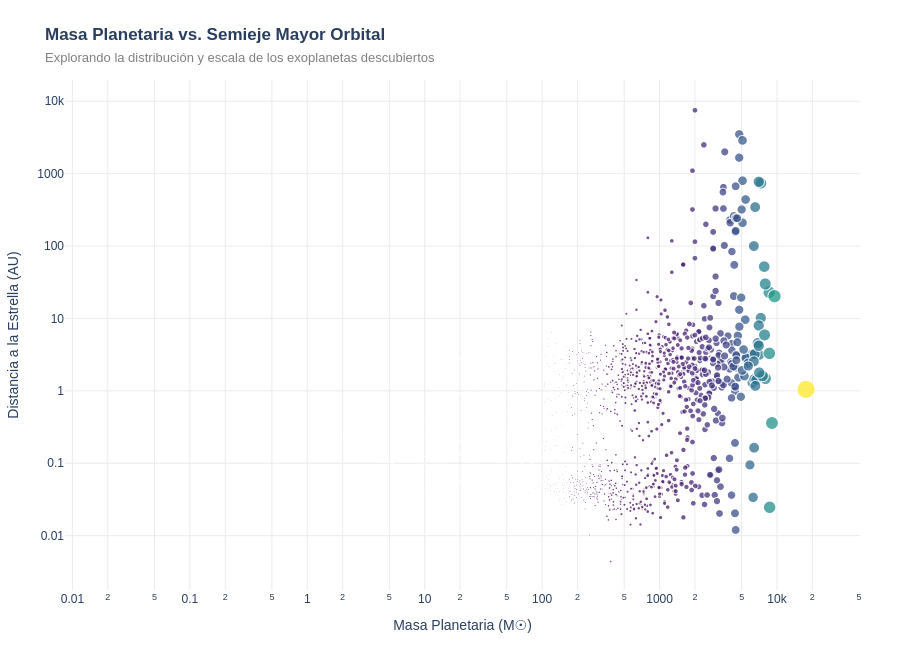

The code cell stored with this chart in its notebook:
### Code cell
#Gráfica optimizada de Masa Planetaria vs Semieje Mayor Orbital
fig2 = px.scatter(
    df_masa_distancia,
    x="pl_bmasse",
    y="pl_orbsmax",
    color="pl_bmasse",           # El color cambia según la masa planetaria
    size="pl_bmasse",            # El tamaño del punto cambia con la masa
    size_max=18,                 # Controla el tamaño máximo de los círculos
    hover_name="pl_name",
    hover_data={
        "hostname": True,        # Muestra la estrella
        "pl_bmasse": ":.2f",     # Formatea la masa a 2 decimales
        "pl_orbsmax": ":.3f"     # Formatea la distancia a 3 decimales
    },
    log_x=True,
    log_y=True,
    title="<b>Masa Planetaria vs. Semieje Mayor Orbital</b><br><span style='font-size:13px; color:gray;'>Explorando la distribución y escala de los exoplanetas descubiertos</span>",
    labels={
        "pl_bmasse": "Masa Planetaria (M☉)",
        "pl_orbsmax": "Distancia a la Estrella (AU)",
        "hostname": "Estrella Anfitriona"
    },
    color_continuous_scale=px.colors.sequential.Viridis, # Paleta moderna y accesible
    opacity=0.75
)

#Ajustes de diseño
fig2.update_layout(
    template="plotly_white",
    height=650,
    font=dict(family="Arial, sans-serif", size=12),
    margin=dict(l=60, r=40, t=80, b=60),
    coloraxis_showscale=False,  # Oculta la barra de color para no saturar el diseño
)

#Refinamiento de ejes y cuadrícula
fig2.update_xaxes(
    showgrid=True, 
    gridwidth=1, 
    gridcolor="#EBEBEB", 
    zeroline=False,
    title_font=dict(size=14, family="Arial, sans-serif")
)

fig2.update_yaxes(
    showgrid=True, 
    gridwidth=1, 
    gridcolor="#EBEBEB", 
    zeroline=False,
    title_font=dict(size=14, family="Arial, sans-serif")
)

fig2.show()

### Figure 1 — Plotly figure (JSON) as saved in the notebook; plotly's stock layout.template omitted (floating-point values rounded to 4 significant figures; data arrays with more than 128 entries replaced by an {"elided": "..."} marker saying what was removed)
{"data": [{"customdata": {"elided": "1788x1 str values"}, "hovertemplate": "<b>%{hovertext}</b><br><br>Masa Planetaria (M☉)=%{marker.color:.2f}<br>Distancia a la Estrella (AU)=%{y:.3f}<br>Estrella Anfitriona=%{customdata[0]}<extra></extra>", "hovertext": {"elided": "1788 str values"}, "legendgroup": "", "marker": {"color": {"elided": "1788 float values"}, "coloraxis": "coloraxis", "opacity": 0.75, "size": {"elided": "1788 float values"}, "sizemode": "area", "sizeref": 54.53, "symbol": "circle"}, "mode": "markers", "name": "", "showlegend": false, "type": "scattergl", "x": {"elided": "1788 float values"}, "xaxis": "x", "y": {"elided": "1788 float values"}, "yaxis": "y"}], "layout": {"coloraxis": {"autocolorscale": false, "colorbar": {"title": {"text": "Masa Planetaria (M☉)"}}, "colorscale": [[0, "#440154"], [0.1111, "#482878"], [0.2222, "#3e4989"], [0.3333, "#31688e"], [0.4444, "#26828e"], [0.5556, "#1f9e89"], [0.6667, "#35b779"], [0.7778, "#6ece58"], [0.8889, "#b5de2b"], [1, "#fde725"]], "showscale": false}, "font": {"family": "Arial, sans-serif", "size": 12}, "height": 650, "legend": {"itemsizing": "constant", "tracegroupgap": 0}, "margin": {"b": 60, "l": 60, "r": 40, "t": 80}, "title": {"text": "<b>Masa Planetaria vs. Semieje Mayor Orbital</b><br><span style='font-size:13px; color:gray;'>Explorando la distribución y escala de los exoplanetas descubiertos</span>"}, "xaxis": {"anchor": "y", "domain": [0, 1], "gridcolor": "#EBEBEB", "gridwidth": 1, "showgrid": true, "title": {"font": {"family": "Arial, sans-serif", "size": 14}, "text": "Masa Planetaria (M☉)"}, "type": "log", "zeroline": false}, "yaxis": {"anchor": "x", "domain": [0, 1], "gridcolor": "#EBEBEB", "gridwidth": 1, "showgrid": true, "title": {"font": {"family": "Arial, sans-serif", "size": 14}, "text": "Distancia a la Estrella (AU)"}, "type": "log", "zeroline": false}}}
